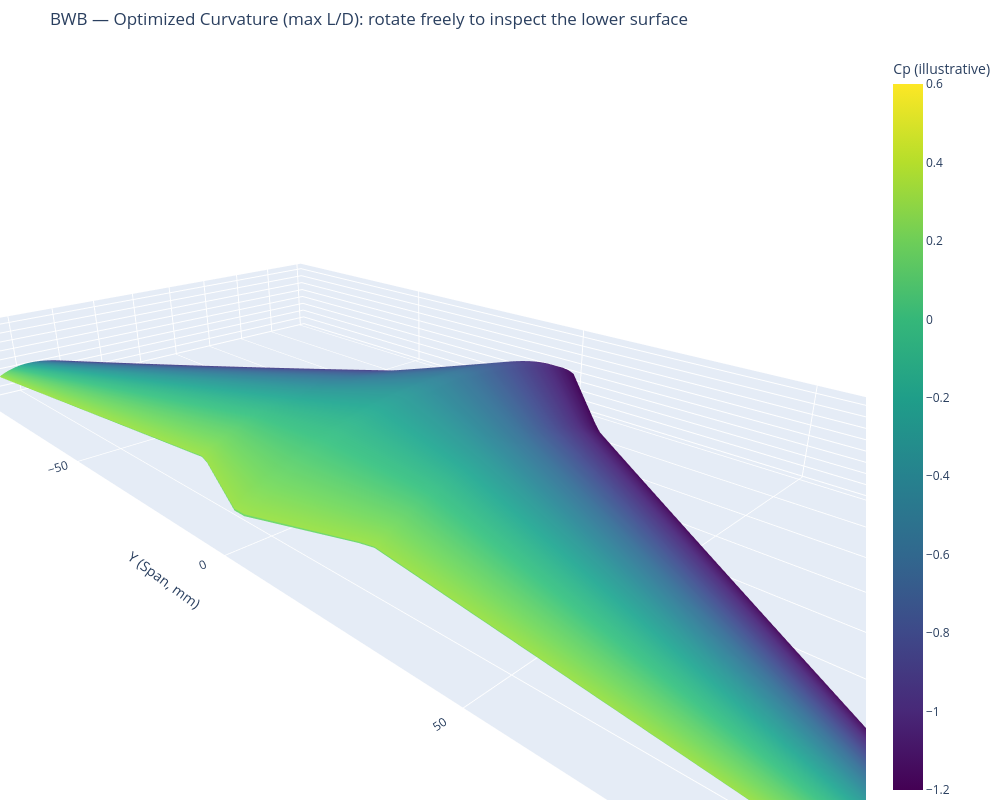

The cell this chart's notebook holds for it:
### Code cell
"""
bwb_optimal_curvature_interactive.py
----------------------------------------
Interactive, ROTATABLE 3D model of the OPTIMIZED-CURVATURE BWB only
(the shape that maximizes L/D, derived in bwb_optimal_curvature.py).

Uses the EXACT SAME equations as before:

    Thickness (NACA 4-digit):
        T(xc, t) = 5t(0.2969*sqrt(xc) - 0.1260*xc - 0.3516*xc^2
                       + 0.2843*xc^3 - 0.1015*xc^4)

    Camber (aft-loaded, supercritical-style):
        C(xc, k) = k * xc^1.6 * (1 - xc) * 5.2

    Lower surface:
        z_lower(xc, y) = c(y) * [ C(xc, k(y)) - T(xc, t(y)) ]

    Upper surface:
        z_upper(xc, y) = c(y) * [ C(xc, k(y)) + T(xc, t(y)) ]

with k(y) set to the OPTIMIZED camber (k_inner=0.0576, k_outer=0.0795)
that analytically maximizes L/D (CD_i = CD0 condition).

Requires: pip install plotly  (if not already installed)

Run:
    python3 bwb_optimal_curvature_interactive.py

This opens an interactive 3D plot in your browser -- click and drag to
rotate freely, scroll to zoom, and look closely at the lower surface
curvature from any angle.
"""

import numpy as np
import plotly.graph_objects as go

# =============================================================================
# GEOMETRY (fixed) + OPTIMIZED CAMBER (from the analytic derivation)
# =============================================================================
INNER_SWEEP, INNER_ROOT, INNER_TIP, INNER_SPAN = 45.0, 86.0, 56.0, 22.0
OUTER_SWEEP, OUTER_ROOT, OUTER_TIP, OUTER_SPAN = 35.0, 56.0, 15.0, 70.0
INNER_THICK, OUTER_THICK = 0.18, 0.10
HALF_SPAN = INNER_SPAN + OUTER_SPAN

# OPTIMIZED camber -- gives CL=0.395, L/D=14.12 (max L/D for this AR/CD0/e)
K_INNER_OPT, K_OUTER_OPT = 0.0576, 0.0795


def naca_thickness(xc, t):
    return 5 * t * (0.2969 * np.sqrt(xc) - 0.1260 * xc
                     - 0.3516 * xc ** 2 + 0.2843 * xc ** 3
                     - 0.1015 * xc ** 4)


def camber_supercritical(xc, k):
    return k * (xc ** 1.6) * (1 - xc) * 5.2


def local_chord(y):
    ay = np.abs(y)
    inner = INNER_ROOT - (INNER_ROOT - INNER_TIP) * np.clip(ay / INNER_SPAN, 0, 1)
    outer = OUTER_ROOT - (OUTER_ROOT - OUTER_TIP) * \
        np.clip((ay - INNER_SPAN) / OUTER_SPAN, 0, 1)
    return np.where(ay <= INNER_SPAN, inner, outer)


def leading_edge_x(y):
    ay = np.abs(y)
    le_j = INNER_SPAN * np.tan(np.radians(INNER_SWEEP))
    inner_le = ay * np.tan(np.radians(INNER_SWEEP))
    outer_le = le_j + (ay - INNER_SPAN) * np.tan(np.radians(OUTER_SWEEP))
    return np.where(ay <= INNER_SPAN, inner_le, outer_le)


def thickness_ratio(y):
    frac = np.clip(np.abs(y) / HALF_SPAN, 0, 1)
    return INNER_THICK * (1 - frac) + OUTER_THICK * frac


def camber_strength(y):
    frac = np.clip(np.abs(y) / HALF_SPAN, 0, 1)
    return K_INNER_OPT * (1 - frac) + K_OUTER_OPT * frac


def cp_upper(xc):
    return -1.2 + 1.5 * xc


def cp_lower(xc):
    return 0.5 - 0.35 * xc


# =============================================================================
# BUILD THE SURFACE GRID
# =============================================================================
n_span, n_chord = 70, 45
y_vals = np.linspace(-HALF_SPAN, HALF_SPAN, n_span)
xc_vals = np.linspace(0, 1, n_chord)
XC, Y = np.meshgrid(xc_vals, y_vals)

chord = local_chord(Y)
X = leading_edge_x(Y) + XC * chord
t_ratio = thickness_ratio(Y)
k_cam = camber_strength(Y)
half_t = naca_thickness(XC, t_ratio) * chord
camber = camber_supercritical(XC, k_cam) * chord

Z_upper = camber + half_t
Z_lower = camber - half_t
CP_upper = cp_upper(XC)
CP_lower = cp_lower(XC)

# =============================================================================
# INTERACTIVE PLOTLY FIGURE -- drag to rotate, scroll to zoom
# =============================================================================
fig = go.Figure()

fig.add_trace(go.Surface(
    x=X, y=Y, z=Z_upper, surfacecolor=CP_upper,
    colorscale='Viridis', cmin=-1.2, cmax=0.6,
    showscale=True, colorbar=dict(title='Cp (illustrative)'),
    name='Upper surface', showlegend=False,
))

fig.add_trace(go.Surface(
    x=X, y=Y, z=Z_lower, surfacecolor=CP_lower,
    colorscale='Viridis', cmin=-1.2, cmax=0.6,
    showscale=False,
    name='Lower surface', showlegend=False,
))

fig.update_layout(
    title='BWB \u2014 Optimized Curvature (max L/D): rotate freely to '
          'inspect the lower surface',
    scene=dict(
        xaxis_title='X (Length, mm)',
        yaxis_title='Y (Span, mm)',
        zaxis_title='Z (Height, mm)',
        aspectmode='data',
        camera=dict(eye=dict(x=1.6, y=1.6, z=0.9)),
    ),
    width=1000, height=800,
    margin=dict(l=0, r=0, t=50, b=0),
)

fig.write_html('bwb_optimal_curvature_interactive.html')
print("Saved: bwb_optimal_curvature_interactive.html "
      "(double-click to open in your browser and rotate)")

fig.show()   # also tries to open directly, if a browser/display is available

### Figure 1 — Plotly figure (JSON) as saved in the notebook; plotly's stock layout.template omitted (floating-point values rounded to 4 significant figures; data arrays with more than 128 entries replaced by an {"elided": "..."} marker saying what was removed)
{"data": [{"cmax": 0.6, "cmin": -1.2, "colorbar": {"title": {"text": "Cp (illustrative)"}}, "colorscale": [[0, "#440154"], [0.1111, "#482878"], [0.2222, "#3e4989"], [0.3333, "#31688e"], [0.4444, "#26828e"], [0.5556, "#1f9e89"], [0.6667, "#35b779"], [0.7778, "#6ece58"], [0.8889, "#b5de2b"], [1, "#fde725"]], "name": "Upper surface", "showlegend": false, "showscale": true, "surfacecolor": {"elided": "70x45 float values"}, "type": "surface", "x": {"elided": "70x45 float values"}, "y": {"elided": "70x45 float values"}, "z": {"elided": "70x45 float values"}}, {"cmax": 0.6, "cmin": -1.2, "colorscale": [[0, "#440154"], [0.1111, "#482878"], [0.2222, "#3e4989"], [0.3333, "#31688e"], [0.4444, "#26828e"], [0.5556, "#1f9e89"], [0.6667, "#35b779"], [0.7778, "#6ece58"], [0.8889, "#b5de2b"], [1, "#fde725"]], "name": "Lower surface", "showlegend": false, "showscale": false, "surfacecolor": {"elided": "70x45 float values"}, "type": "surface", "x": {"elided": "70x45 float values"}, "y": {"elided": "70x45 float values"}, "z": {"elided": "70x45 float values"}}], "layout": {"height": 800, "margin": {"b": 0, "l": 0, "r": 0, "t": 50}, "scene": {"aspectmode": "data", "camera": {"eye": {"x": 1.6, "y": 1.6, "z": 0.9}}, "xaxis": {"title": {"text": "X (Length, mm)"}}, "yaxis": {"title": {"text": "Y (Span, mm)"}}, "zaxis": {"title": {"text": "Z (Height, mm)"}}}, "title": {"text": "BWB — Optimized Curvature (max L/D): rotate freely to inspect the lower surface"}, "width": 1000}}
